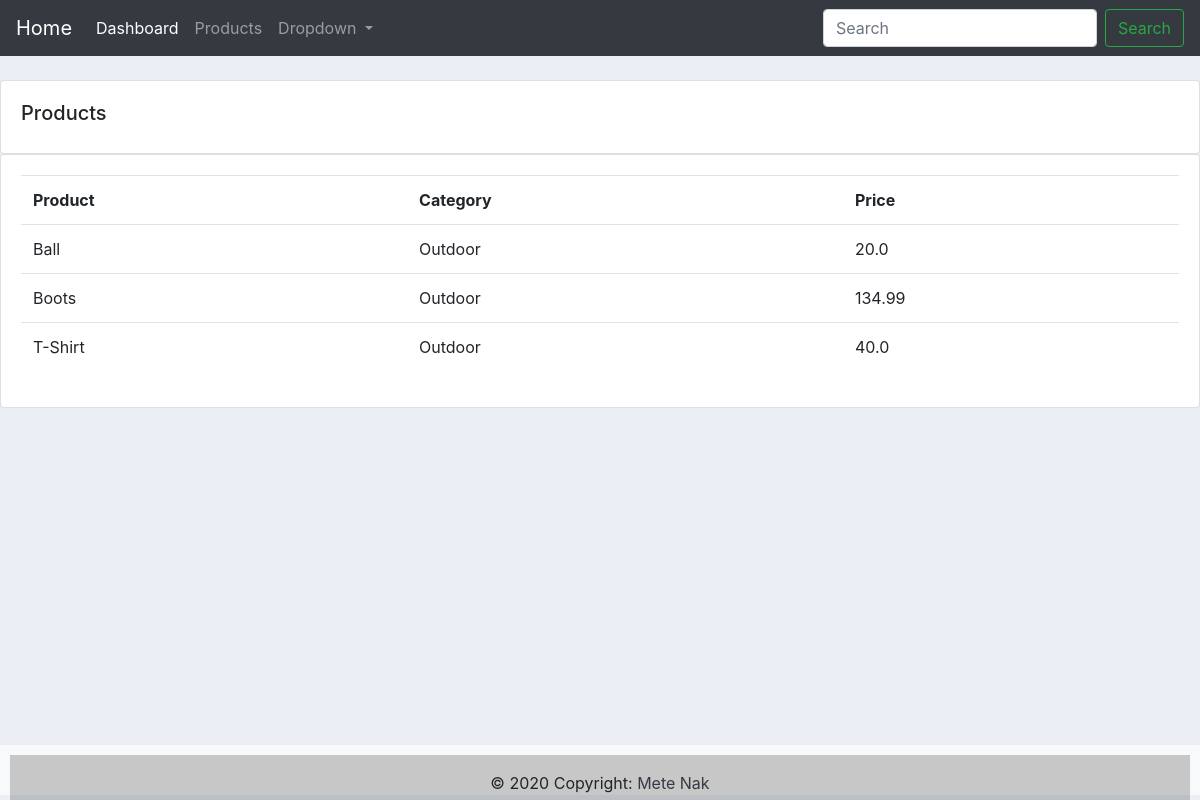
Screenshot of /products/ with the database file from the repository.
### accounts/models.py (models this page shows, shortened)
class Product(models.Model):
    CATEGORY = (
        ("Indoor","Indoor"),
        ("Outdoor","Outdoor")
    )
    name = models.CharField(max_length=200, null=True)
    price = models.FloatField()
    category = models.CharField(max_length=200,null=True, choices=CATEGORY)
    description = models.CharField(max_length=200, null=True)
    date_created = models.DateTimeField(auto_now_add=True,null=True)

### accounts/views.py (the view)
# urls.py: path("products/", views.products, name="products"),
def products(request):
    products = Product.objects.all()
    return render(request,"accounts/products.html",{"products": products})

### accounts/templates/accounts/products.html
{% extends 'accounts/main.html' %}
{% block content %}
		<br>
		<div class="row">
			<div class="col-md">
				<div class="card card-body">
					<h5>Products</h5>
				</div>
				<div class="card card-body">
					<table class="table">
						<tr>
							<th>Product</th>
							<th>Category</th>
							<th>Price</th>
						</tr>
						{% for i in products %}
							<tr>
								<td>{{i.name}}</td>
								<td>{{i.category}}</td>
								<td>{{i.price}}</td>
							</tr>
						{% endfor %}
					</table>
				</div>
			</div>
		</div>
{% endblock %}

### static/css/main.css (style rules this page uses)
body { background-color: #ebeff5; }

### rows the page displays
Product: name "Ball", category "Outdoor", price "20.0"
Product: name "Boots", category "Outdoor", price "134.99"
Product: name "T-Shirt", category "Outdoor", price "40.0"
